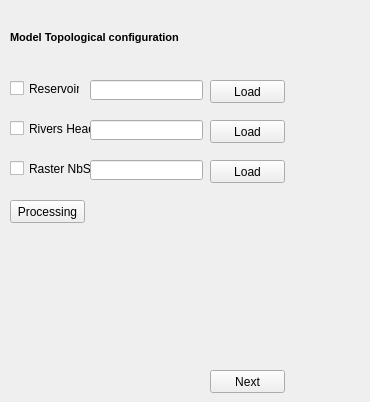
         <widget class="QWidget" name="Topologia">
          <widget class="QLabel" name="label_12">
           <property name="geometry">
            <rect>
             <x>10</x>
             <y>30</y>
             <width>351</width>
             <height>16</height>
            </rect>
           </property>
           <property name="font">
            <font>
             <pointsize>8</pointsize>
             <weight>75</weight>
             <bold>true</bold>
            </font>
           </property>
           <property name="text">
            <string>&lt;html&gt;&lt;head/&gt;&lt;body&gt;&lt;p&gt;Model Topological configuration&lt;/p&gt;&lt;/body&gt;&lt;/html&gt;</string>
           </property>
          </widget>
          <widget class="QPushButton" name="Button_Load_Embalse">
           <property name="geometry">
            <rect>
             <x>210</x>
             <y>80</y>
             <width>75</width>
             <height>23</height>
            </rect>
           </property>
           <property name="text">
            <string>Load</string>
           </property>
          </widget>
          <widget class="QLineEdit" name="Path_Shp_Embalse">
           <property name="geometry">
            <rect>
             <x>90</x>
             <y>80</y>
             <width>113</width>
             <height>20</height>
            </rect>
           </property>
          </widget>
          <widget class="QLineEdit" name="Path_Shp_Cabeceras">
           <property name="geometry">
            <rect>
             <x>90</x>
             <y>120</y>
             <width>113</width>
             <height>20</height>
            </rect>
           </property>
          </widget>
          <widget class="QPushButton" name="Button_Load_Cabeceras">
           <property name="geometry">
            <rect>
             <x>210</x>
             <y>120</y>
             <width>75</width>
             <height>23</height>
            </rect>
           </property>
           <property name="text">
            <string>Load</string>
           </property>
          </widget>
          <widget class="QPushButton" name="Button_Load_NbS">
           <property name="geometry">
            <rect>
             <x>210</x>
             <y>160</y>
             <width>75</width>
             <height>23</height>
            </rect>
           </property>
           <property name="text">
            <string>Load</string>
           </property>
          </widget>
          <widget class="QLineEdit" name="Path_Raster_Nbs">
           <property name="geometry">
            <rect>
             <x>90</x>
             <y>160</y>
             <width>113</width>
             <height>20</height>
            </rect>
           </property>
          </widget>
          <widget class="QPushButton" name="Button_Run_Topo">
           <property name="geometry">
            <rect>
             <x>10</x>
             <y>200</y>
             <width>75</width>
             <height>23</height>
            </rect>
           </property>
           <property name="text">
            <string>Processing</string>
           </property>
          </widget>
          <widget class="QPushButton" name="Button_Step_3">
           <property name="geometry">
            <rect>
             <x>210</x>
             <y>370</y>
             <width>75</width>
             <height>23</height>
            </rect>
           </property>
           <property name="text">
            <string>Next</string>
           </property>
          </widget>
          <widget class="QCheckBox" name="Check_Embalse">
           <property name="geometry">
            <rect>
             <x>10</x>
             <y>80</y>
             <width>70</width>
             <height>17</height>
            </rect>
           </property>
           <property name="text">
            <string>Reservoir</string>
           </property>
          </widget>
          <widget class="QCheckBox" name="Check_Cabeceras">
           <property name="geometry">
            <rect>
             <x>10</x>
             <y>120</y>
             <width>81</width>
             <height>17</height>
            </rect>
           </property>
           <property name="text">
            <string>Rivers Heads</string>
           </property>
          </widget>
          <widget class="QCheckBox" name="Check_Nbs">
           <property name="geometry">
            <rect>
             <x>10</x>
             <y>160</y>
             <width>81</width>
             <height>17</height>
            </rect>
           </property>
           <property name="text">
            <string>Raster NbS</string>
           </property>
          </widget>
         </widget>
